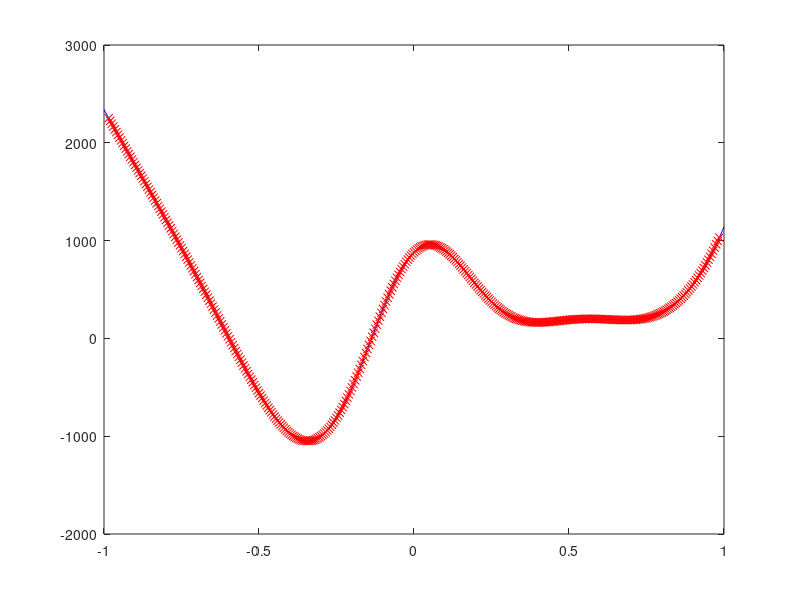
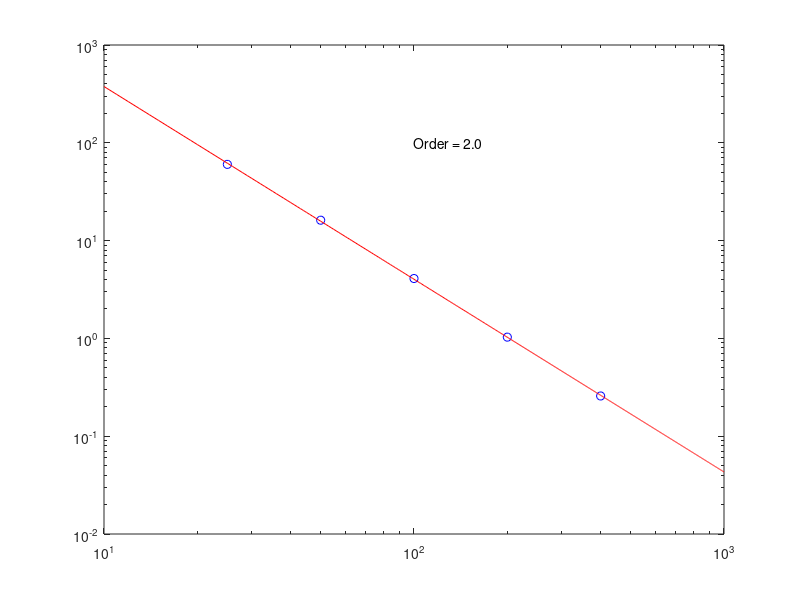

Reproduce these figures in MATLAB, in order.
%%%%%%%%%%%%%%%%%%%%%%%%%%%%%%%%%%%%%%%%%%%%%%%%%%%%%%%%%%%%%%%%%%%%%%%%%%%%%
%
% test_4th_derivative_stencil_2nd_order.m checks that the second-order 
% accurate stencil for the fourth derivative operator is correct and
% yields the expected order of accuracy.
%
%%%%%%%%%%%%%%%%%%%%%%%%%%%%%%%%%%%%%%%%%%%%%%%%%%%%%%%%%%%%%%%%%%%%%%%%%%%%%

%%%%%%%%%%%%%%%%%%%%%%%%%%%%%%%%%%%%%%%%%%%%%%%%%%%%%%%%%%%%%%
% MATLAB parameters
%%%%%%%%%%%%%%%%%%%%%%%%%%%%%%%%%%%%%%%%%%%%%%%%%%%%%%%%%%%%%%
clear;
format long;
format compact;


%%%%%%%%%%%%%%%%%%%%%%%%%%%%%%%%%%%%%%%%%%%%%%%%%%%%%%%%%%%%%%
% numerical parameters
%%%%%%%%%%%%%%%%%%%%%%%%%%%%%%%%%%%%%%%%%%%%%%%%%%%%%%%%%%%%%%
N = [25 50 100 200 400];
stencil = [1, -4, 6, -4, 1];


%%%%%%%%%%%%%%%%%%%%%%%%%%%%%%%%%%%%%%%%%%%%%%%%%%%%%%%%%%%%%%
% compute error for different dx
%%%%%%%%%%%%%%%%%%%%%%%%%%%%%%%%%%%%%%%%%%%%%%%%%%%%%%%%%%%%%%
err_d4f = zeros(size(N));
for i = 1:length(N)

  %%%%%%%%%%%%%%%%%%%%%%%%%%%%%%%%%%%%%%%%%%%%%%%%%%%%%%%%%%%%%%
  % compute grid and stencil
  %%%%%%%%%%%%%%%%%%%%%%%%%%%%%%%%%%%%%%%%%%%%%%%%%%%%%%%%%%%%%%
  dx = 2/N(i);
  x = -1:dx:1;

  %%%%%%%%%%%%%%%%%%%%%%%%%%%%%%%%%%%%%%%%%%%%%%%%%%%%%%%%%%%%%%
  % compare results of applying stencil to known function 
  % with analytical formulae
  %%%%%%%%%%%%%%%%%%%%%%%%%%%%%%%%%%%%%%%%%%%%%%%%%%%%%%%%%%%%%%
  f = exp(cos(3*x))+sin(5*x)+x.^8;
  d4f_exact = 81*cos(3*x).*exp(cos(3*x)) ...
            - 324*sin(3*x).^2.*exp(cos(3*x)) ...
            + 243*cos(3*x).^2.*exp(cos(3*x)) ...
            - 486*cos(3*x).*sin(3*x).^2.*exp(cos(3*x)) ...
            + 81*sin(3*x).^4.*exp(cos(3*x)) ...
            + 625*sin(5*x) + 1680*x.^4;
  d4f_approx = zeros(size(x));
  for j = 3:length(x)-2
    d4f_approx(j) = sum(f(j-2:j+2).*stencil)/dx^4;
  end
  err_d4f(i) = norm(d4f_approx(4:end-3)-d4f_exact(4:end-3),'inf');

  % plot results
  figure(1); clf;
  plot(x,d4f_exact,'b');
  hold on;
  plot(x(4:end-3),d4f_approx(4:end-3),'rx');

end

% compute order of discretization
P = polyfit(log(N),log(err_d4f),1);
order = -P(1)

% plot error vs N
figure(2); clf;
loglog(N,err_d4f,'bo');
hold on;
N_plot = 10:1:1000;
plot(N_plot,exp(log(N_plot)*P(1)+P(2)),'r');
order_str = sprintf('Order = %1.1f', order);
text(100,100,order_str);
